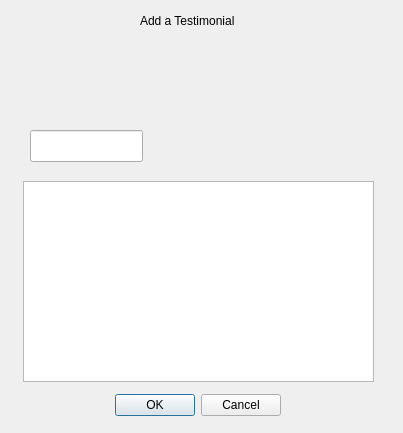
<?xml version="1.0" encoding="UTF-8"?>
<ui version="4.0">
 <class>AddTestimonialPopup</class>
 <widget class="QWidget" name="AddTestimonialPopup">
  <property name="geometry">
   <rect>
    <x>0</x>
    <y>0</y>
    <width>403</width>
    <height>433</height>
   </rect>
  </property>
  <property name="windowTitle">
   <string>Form</string>
  </property>
  <widget class="QLabel" name="testimonial_popup_label">
   <property name="geometry">
    <rect>
     <x>140</x>
     <y>10</y>
     <width>131</width>
     <height>22</height>
    </rect>
   </property>
   <property name="text">
    <string>Add a Testimonial</string>
   </property>
  </widget>
  <widget class="QTextEdit" name="testimonial_popup_textEdit">
   <property name="geometry">
    <rect>
     <x>23</x>
     <y>181</y>
     <width>351</width>
     <height>201</height>
    </rect>
   </property>
   <property name="acceptRichText">
    <bool>false</bool>
   </property>
  </widget>
  <widget class="QDialogButtonBox" name="testimonial_popup_buttonBox">
   <property name="geometry">
    <rect>
     <x>100</x>
     <y>390</y>
     <width>181</width>
     <height>31</height>
    </rect>
   </property>
   <property name="standardButtons">
    <set>QDialogButtonBox::Cancel|QDialogButtonBox::Ok</set>
   </property>
  </widget>
  <widget class="QLineEdit" name="testimonial_popup_nameLineEdit">
   <property name="geometry">
    <rect>
     <x>30</x>
     <y>130</y>
     <width>113</width>
     <height>32</height>
    </rect>
   </property>
   <property name="sizePolicy">
    <sizepolicy hsizetype="Expanding" vsizetype="Fixed">
     <horstretch>0</horstretch>
     <verstretch>0</verstretch>
    </sizepolicy>
   </property>
   <property name="inputMethodHints">
    <set>Qt::ImhNone</set>
   </property>
   <property name="maxLength">
    <number>128</number>
   </property>
  </widget>
 </widget>
 <resources/>
 <connections/>
</ui>
